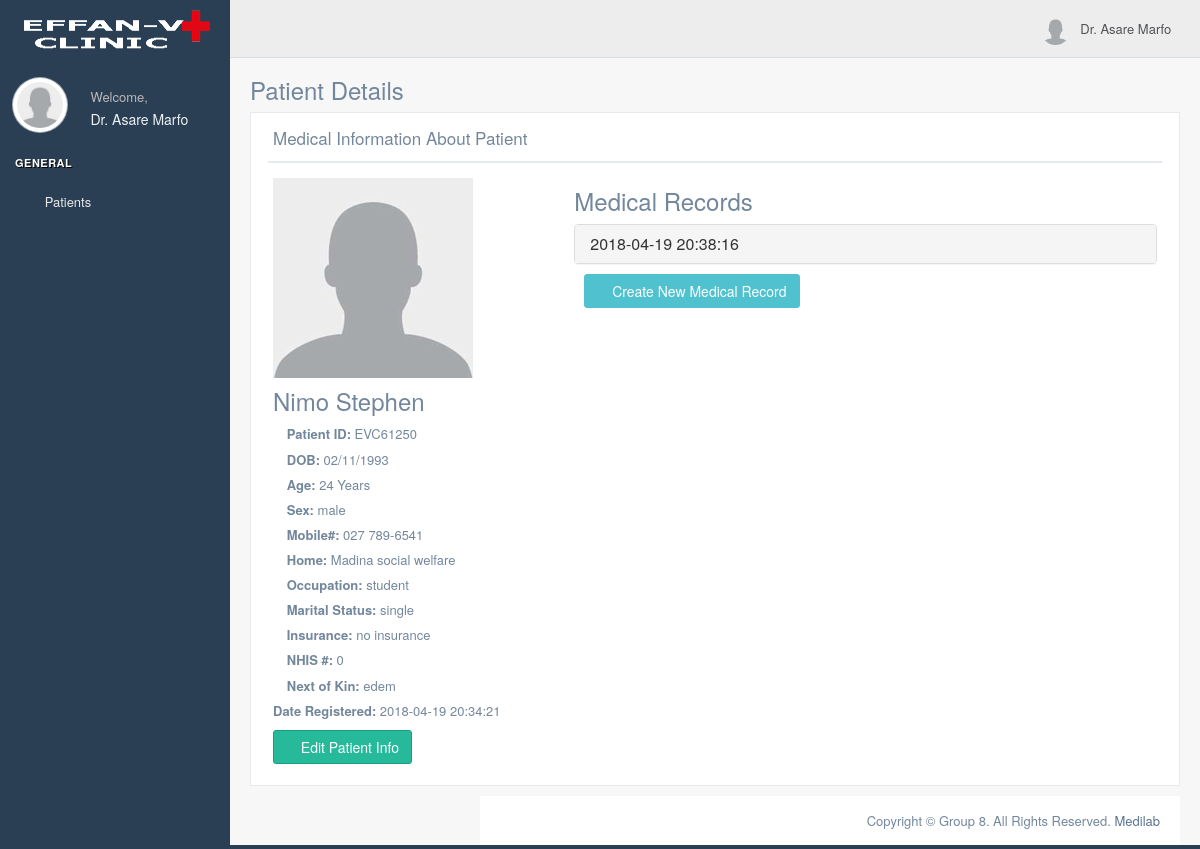
/opd/viewpatient.php?id=EVC61250 (signed in), run on the app's committed database.
### tables this page shows
CREATE TABLE `patient` (
  `patientID` int(11) NOT NULL,
  `patientUniqueID` varchar(10) NOT NULL,
  `surname` varchar(50) DEFAULT NULL,
  `firstname` varchar(50) DEFAULT NULL,
  `dob` varchar(15) DEFAULT NULL,
  `age` int(3) DEFAULT NULL,
  `sex` varchar(10) DEFAULT NULL,
  `tel_num` varchar(15) DEFAULT NULL,
  `home_address` varchar(255) DEFAULT NULL,
  `occupation` varchar(255) DEFAULT NULL,
  `marital_status` varchar(10) DEFAULT NULL,
  `insurance` varchar(50) DEFAULT NULL,
  `nhis_number` int(10) DEFAULT NULL,
  `next_of_kin` varchar(255) DEFAULT NULL,
  `date_registered` timestamp NULL DEFAULT CURRENT_TIMESTAMP
);

CREATE TABLE `appointments` (
  `aid` int(11) NOT NULL,
  `patient_id` int(11) NOT NULL,
  `diagnosis` int(11) DEFAULT NULL,
  `vitals` int(11) DEFAULT NULL,
  `lab` int(11) DEFAULT NULL,
  `pharmacy` int(11) DEFAULT NULL,
  `appointmentDate` timestamp NOT NULL DEFAULT CURRENT_TIMESTAMP
);

### functions/queries.php (called while the page is built, shortened)
<?php
function connectDB()    {
    $connect_db = new Mysqli("localhost", "root", "", "patient_system");
    return $connect_db;
}
function viewPatient($id)   {
    $sql = "SELECT * FROM patient WHERE patientUniqueID = '$id'";
    $run = connectDB()->query($sql);
    if ($run->num_rows == 1)    {
        $fetch = $run->fetch_array();
        return $fetch;
    }   else {
        return false;
    }
}

### opd/viewpatient.php (the view, shortened to what this page needs)
<?php
require_once "../functions/queries.php";
$id = $_GET['id'];
$row = viewPatient($id);
?>
<?php include "includes/header.php"?>
    <div class="right_col" role="main">
        <div class="">
            <div class="page-title">
                <div class="title_left">
                    <h3>Patient Details</h3>
                </div>
            </div>
            <div class="clearfix"></div>
            <div class="row">
                <div class="col-md-12 col-sm-12 col-xs-12">
                    <div class="x_panel">
                        <div class="x_title">
                            <h2>Medical Information About Patient</h2>
                            <ul class="nav navbar-right panel_toolbox">
                                <li><a class="collapse-link"><i class="fa fa-chevron-up"></i></a>
                                </li>
                                <li><a class="close-link"><i class="fa fa-close"></i></a>
                                </li>
                            </ul>
                            <div class="clearfix"></div>
                        </div>
                        <div class="x_content">
                            <div class="row">
                                <div class="col-md-4 profile_left">
                                    <div class="profile_img">
                                        <div id="crop-avatar">
                                            <img class="img-responsive avatar-view" src="../assets/img/user.png" alt="Avatar" title="Change the avatar">
                                        </div>
                                    </div>
                                    <h3><?php echo $row['surname']. " ". $row['firstname']; ?></h3>
                                    <ul class="list-unstyled user_data">
                                        <li><i class="fa fa-info-circle"></i> <b>Patient ID: </b> <?php echo $row['patientUniqueID']; ?></li>
                                        <li><i class="fa fa-calendar"></i> <b>DOB:</b> <?php echo $row['dob']; ?> </li>
                                        <li><i class="fa fa-calendar"></i> <b>Age:</b> <?php echo $row['age']; ?> Years</li>
                                        <li><i class="fa fa-user"></i> <b>Sex: </b> <?php echo $row['sex']; ?> </li>
                                        <li><i class="fa fa-phone"></i> <b>Mobile#: </b> <?php echo $row['tel_num']; ?></li>
                                        <li><i class="fa fa-map-marker"></i> <b>Home: </b> <?php echo $row['home_address']; ?></li>
                                        <li><i class="fa fa-briefcase"></i> <b>Occupation: </b> <?php echo $row['occupation']; ?></li>
                                        <li><i class="fa fa-users"></i> <b>Marital Status: </b> <?php echo $row['marital_status']; ?></li>
                                        <li><i class="fa fa-book"></i> <b>Insurance: </b> <?php echo $row['insurance']; ?> </li>
                                        <li><i class="fa fa-book"></i> <b>NHIS #: </b> <?php echo $row['nhis_number']; ?> </li>
                                        <li><i class="fa fa-user"></i> <b>Next of Kin: </b> <?php echo $row['next_of_kin']; ?> </li>
                                        <li><b>Date Registered: </b> <?php echo $row['date_registered']; ?> </li>
                                    </ul>
                                    <a href="" class="btn btn-success" data-toggle="modal" data-target="#editModal"><i class="fa fa-edit"></i> Edit Patient Info</a>
                                </div>
                                <div class="col-md-8">
                                    <h3>Medical Records</h3>
                                    <?php
                                    $pid = $row['patientID'];
                                    $sql = "SELECT * FROM appointments WHERE  patient_id = '$pid'";
                                    $run = connectDB()->query($sql);
                                    if ($run->num_rows == 0)   {
                                        ?>
                                        <p>No medical records.</p>
                                        <?php
                                    }   else    {
                                    while($row = $run->fetch_array()) {
                                    ?>
                                    <div class="panel-group">
                                        <div class="panel panel-default">
                                            <div class="panel-heading" role="tab">
                                                <h4 class="panel-title">
                                                    <a role="button" data-toggle="collapse"
                                                       href="#collapse<?php echo $row['aid']; ?>"
                                                       aria-expanded="false"
                                                       aria-controls="collapse<?php echo $row['aid']; ?>">
                                                        <?php echo $row['appointmentDate']; ?>
                                                    </a>
                                                </h4>
                                            </div>
                                                <?php
                                                }
                                                }
                                                ?>
                        </div>
                            <form method="post" action="val/addappointment.php" style="margin: 10px;">
                                <button name="addapp" class="btn btn-primary bg-blue-sky">
                                    <i class="fa fa-plus"></i> Create New  Medical Record
                                </button>
                            </form>
                    </div>
                </div>
            </div>
        </div>
    </div>
<?php include "includes/footer.php"?>

### data on the page
patient: surname "Nimo", firstname "Stephen", patientUniqueID "EVC61250", dob "02/11/1993", age "24", sex "male", tel_num "027 789-6541", home_address "Madina social welfare", occupation "student", marital_status "single", insurance "no insurance", nhis_number "0", next_of_kin "edem", date_registered "2018-04-19 20:34:21"
appointments: appointmentDate "2018-04-19 20:38:16"

### other printed values
$_SESSION['fname'] "Dr. Asare Marfo"
